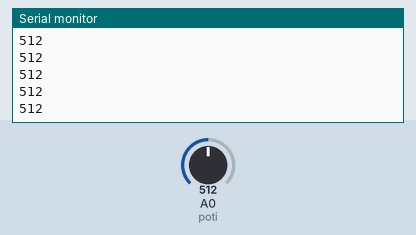
Simulated run of this sketch. Board: Arduino Uno, built with avr-gcc and run on an emulated ATmega328P. Shown: the last lines printed to the serial monitor. Inputs (shaded band) come from the test bench; at power-on: A0 (poti) = 512.

Above: at 1.2 s.
1.3 s: A0 (poti) set to 716
At 1.31 s:
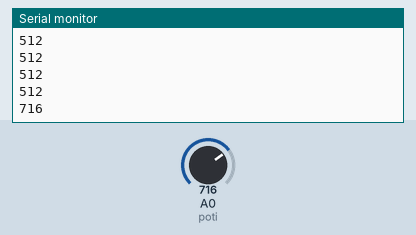
2.8 s: A0 (poti) set to 900
At 2.81 s:
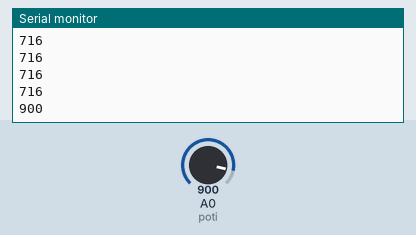
Timing chart, 0 to 5.8 s (numbered marks = the images above; inputs shaded):
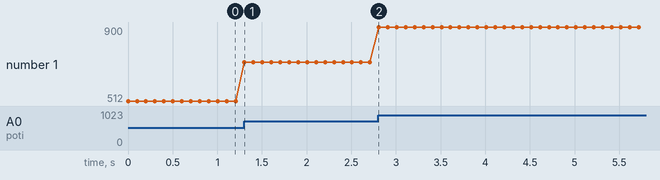

The sketch:

potentiometer.ino
```cpp
/**
 * A very simple sketch by Fabian Morón Zirfas
 *
 *
 */
int poti = A0; // the poti pin
void setup(){
Serial.begin(9600);  // init Serial
}
void loop(){
  int potival = analogRead(poti); // read the poti
  Serial.println(potival); // print it
  delay(100);// wait a bit
}
```

Measured:
- after the input at 1.3 s, the serial monitor: prints a new line at once (image 1)
- after the input at 2.8 s, the serial monitor: prints a new line at once (image 2)
- plotted number 1: 512 → 716 after the input at 1.3 s, 716 → 900 after the input at 2.8 s
